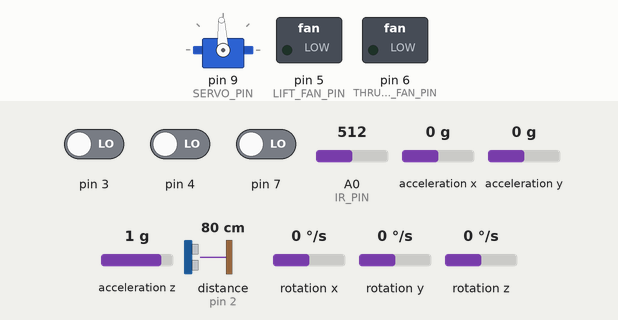
Recording of a sketch running on a simulated Arduino Uno, built with avr-gcc and run on an emulated ATmega328P. Parts: servo, switched loads named in the sketch (green lamp = pin HIGH). Wiring (inferred from the names in the program): ultrasonic range finder: trigger pin 11; echo pin 2; MPU-6050 motion sensor at I2C address 0x68. The test bench sets the inputs (shaded band); at power-on: distance to the obstacle (sensor on pin 2) 80 cm, rotation z 0 °/s, A0 (IR_PIN) = 512, pin 3 LOW, pin 4 LOW, pin 7 LOW, acceleration x 0 g, acceleration y 0 g, acceleration z 1 g, rotation x 0 °/s, rotation y 0 °/s. The echo pulse lasts 58.3 µs per cm; servo pulses on a pin are drawn as a servo (544–2400 µs = 0–180°); pins used as bus, display or sensor lines are not drawn; what the sketch prints to the serial monitor is not drawn.

Above: at 1.5 s.
1.6 s: distance to the obstacle (sensor on pin 2) set to 57 cm
6.2 s: distance to the obstacle (sensor on pin 2) set to 48 cm
At 8.22 s:
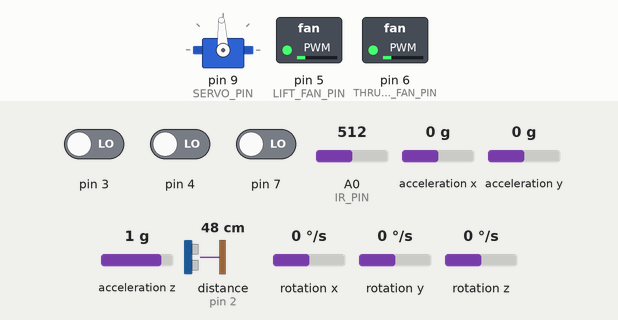
At 10.0 s:
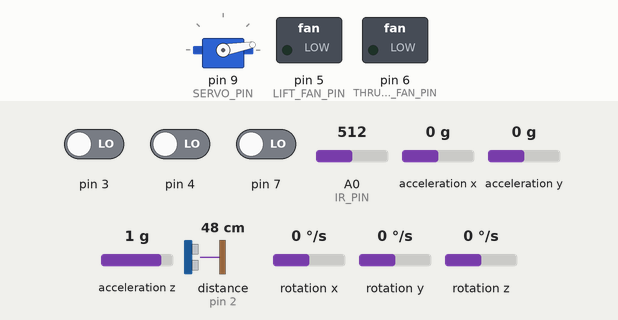
10.8 s: rotation z set to 192 °/s
At 12.8 s:
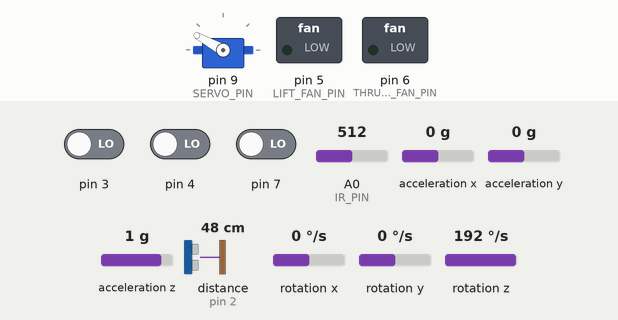
14.5 s: rotation z set to -192 °/s
17.7 s: A0 (IR_PIN) set to 50
22.3 s: distance to the obstacle (sensor on pin 2) set to 60 cm
At 24.6 s:
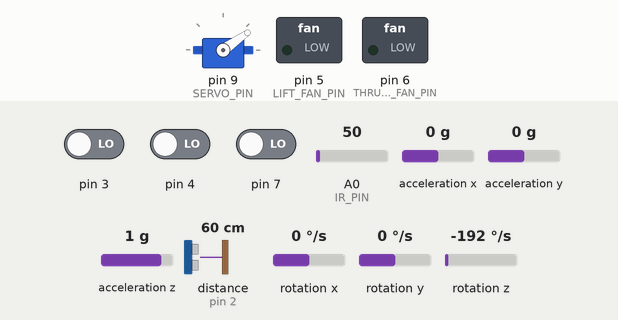
Timing chart, 0 to 26.4 s (numbered marks = the images above; inputs shaded):
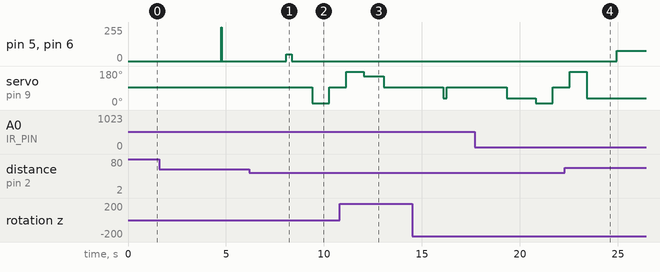

Measured:
- the behaviour switches between 52 and 51 cm on distance to the obstacle (sensor on pin 2) (found by bisection; images 0 and 1)
- after the input at 6.2 s, servo on pin 9 (SERVO_PIN): 93° → 10° after 3.2 s, → 93° 0.86 s later
- after the input at 22.3 s, pin 5 (LIFT_FAN_PIN), pin 6 (THRUST_FAN_PIN): 0/255 → 76/255 after 2.6 s; servo on pin 9 (SERVO_PIN): goes on until 23.4 s, then stays 35°

The sketch:

Hovercraft2.ino
```cpp
// =============================================================================
// Hovercraft Main Controller
// ATmega328P @ 16MHz
//
// Timer assignments (DO NOT double-assign these):
//   Timer 0 (8-bit)  → Fan PWM: OCR0A = Thrust (PD6), OCR0B = Lift (PD5)
//   Timer 1 (16-bit) → Servo PWM: OCR1A (PB1), Mode 14, 20ms period
//   Timer 2 (8-bit)  → millis() tick via ISR, 1ms interval
// =============================================================================

#ifndef F_CPU
#define F_CPU 16000000UL
#endif

#include <avr/io.h>
#include <avr/interrupt.h>
#include <util/delay.h>
#include <util/twi.h>
#include <math.h>
#include <stdlib.h>
#include <stdio.h>

#include "US_Sensor.h"
#include "IR_Sensor.h"
typedef struct {
    US_Sensor us_sensor;
    IRSensor  ir_sensor;
} Hovercraft;

static Hovercraft hvc;

// =============================================================================
// Pin Definitions
// =============================================================================
#define USPin_trig      PB3
#define USPin_echo      PD2
#define IR_PIN          PC0
#define THRUST_FAN_PIN  PD6   // OC0A
#define LIFT_FAN_PIN    PD5   // OC0B
#define SERVO_PIN       PB1   // OC1A

// =============================================================================
// IMU / MPU6050 Definitions
// =============================================================================
#define MPU6050_ADDR         0x68
#define MPU6050_ACCEL_XOUT_H 0x3B

#define ACCEL_SCALE          16384.0f
#define GYRO_SCALE           131.0f
#define PI                   3.14159265359f
#define CALIBRATION_SAMPLES  1000

// =============================================================================
// UART — single implementation, 9600 baud
// =============================================================================
#define BAUD     9600UL
#define UBRR_VAL ((F_CPU / (16UL * BAUD)) - 1)   // = 103 at 16MHz

void uart_init(void)
{
    UBRR0H = (uint8_t)(UBRR_VAL >> 8);
    UBRR0L = (uint8_t)(UBRR_VAL);
    UCSR0B = (1 << TXEN0);
    UCSR0C = (1 << UCSZ01) | (1 << UCSZ00);  // 8N1
}

void uart_putchar(char c)
{
    while (!(UCSR0A & (1 << UDRE0)));
    UDR0 = c;
}

void uart_puts(const char *str)
{
    while (*str) {
        if (*str == '\n') uart_putchar('\r');
        uart_putchar(*str++);
    }
}

void uart_putint(int16_t value)
{
    char buf[8];
    itoa(value, buf, 10);
    uart_puts(buf);
}

void uart_putfloat(float value, uint8_t decimals)
{
    if (value < 0.0f) {
        uart_putchar('-');
        value = -value;
    }
    int16_t int_part = (int16_t)value;
    uart_putint(int_part);
    uart_putchar('.');
    float frac = value - (float)int_part;
    for (uint8_t i = 0; i < decimals; i++) {
        frac *= 10.0f;
        int16_t digit = (int16_t)frac;
        uart_putchar('0' + digit);
        frac -= (float)digit;
    }
}

// =============================================================================
// Timer 2 — millis() counter
//   Prescaler 64, CTC, OCR2A = 249 → exactly 1kHz
// =============================================================================
static volatile uint32_t system_millis = 0;

ISR(TIMER2_COMPA_vect)
{
    system_millis++;
}

void timer2_millis_init(void)
{
    TCCR2A = (1 << WGM21);    // CTC mode
    TCCR2B = (1 << CS22);     // prescaler = 64
    OCR2A  = 249;              // 16MHz / 64 / 250 = 1kHz exactly
    TIMSK2 = (1 << OCIE2A);
}

unsigned long millis_now(void)
{
    unsigned long ms;
    cli();
    ms = system_millis;
    sei();
    return ms;
}

// =============================================================================
// Timer 0 — Fan PWM (Phase-correct 8-bit)
//   OC0A = Thrust (PD6), OC0B = Lift (PD5)
// =============================================================================
void timer0_fans_init(void)
{
    TCCR0A = (1 << WGM00)
           | (1 << COM0A1)
           | (1 << COM0B1);
    TCCR0B = (1 << CS00);     // prescaler = 1

    DDRD |= (1 << THRUST_FAN_PIN) | (1 << LIFT_FAN_PIN);
    OCR0A = 0;
    OCR0B = 0;
}

void set_thrust(uint8_t speed) { OCR0A = speed; }
void set_lift(uint8_t speed)   { OCR0B = speed; }

// =============================================================================
// Timer 1 — Servo PWM (Fast PWM Mode 14, TOP = ICR1)
//   Prescaler 8 → 0.5µs/tick, ICR1=40000 → 20ms period
// =============================================================================
void timer1_servo_init(void)
{
    DDRB |= (1 << SERVO_PIN);
    TCCR1A = (1 << COM1A1) | (1 << WGM11);
    TCCR1B = (1 << WGM13)  | (1 << WGM12) | (1 << CS11);
    ICR1   = 40000;
    OCR1A  = 3000;  // centre (1.5ms)
}

void servo_write(int angle)
{
    if (angle < 5)   angle = 5;
    if (angle > 175) angle = 175;
    OCR1A = (uint16_t)(1200 + ((uint32_t)angle * 3600UL) / 180UL);
}

// =============================================================================
// I2C (TWI)
// =============================================================================
static volatile struct { uint8_t TWI_ACK : 1; } twi_flags;

void twi_begin(void)
{
    TWSR = 0;
    TWBR = 72;  // ~100kHz at 16MHz
    twi_flags.TWI_ACK = 0;
}

static uint8_t twi_start(uint8_t addr, uint8_t rw)
{
    TWCR = (1 << TWINT) | (1 << TWSTA) | (1 << TWEN);
    while (!(TWCR & (1 << TWINT)));
    if (((TWSR & 0xF8) != TW_START) && ((TWSR & 0xF8) != TW_REP_START))
        return 1;
    TWDR = (uint8_t)((addr << 1) | (rw & 1));
    TWCR = (1 << TWINT) | (1 << TWEN);
    while (!(TWCR & (1 << TWINT)));
    if (((TWSR & 0xF8) != TW_MT_SLA_ACK) && ((TWSR & 0xF8) != TW_MR_SLA_ACK))
        return 2;
    return 0;
}

static void twi_stop(void)
{
    TWCR = (1 << TWINT) | (1 << TWEN) | (1 << TWSTO);
    while (TWCR & (1 << TWSTO));
}

static uint8_t twi_write_byte(uint8_t data)
{
    TWDR = data;
    TWCR = (1 << TWINT) | (1 << TWEN);
    while (!(TWCR & (1 << TWINT)));
    return ((TWSR & 0xF8) != TW_MT_DATA_ACK) ? 1 : 0;
}

static uint8_t twi_read_ack(void)
{
    TWCR = (1 << TWINT) | (1 << TWEN) | (1 << TWEA);
    while (!(TWCR & (1 << TWINT)));
    twi_flags.TWI_ACK = ((TWSR & 0xF8) == TW_MR_DATA_ACK) ? 1 : 0;
    return TWDR;
}

static uint8_t twi_read_nack(void)
{
    TWCR = (1 << TWINT) | (1 << TWEN);
    while (!(TWCR & (1 << TWINT)));
    twi_flags.TWI_ACK = ((TWSR & 0xF8) == TW_MR_DATA_NACK) ? 1 : 0;
    return TWDR;
}

static uint8_t reg_write(uint8_t dev, uint8_t reg, uint8_t val)
{
    if (twi_start(dev, 0)) return 1;
    if (twi_write_byte(reg)) { twi_stop(); return 2; }
    if (twi_write_byte(val)) { twi_stop(); return 3; }
    twi_stop();
    return 0;
}

static uint8_t reg_read_n(uint8_t dev, uint8_t reg, uint8_t n, uint8_t *buf)
{
    if (twi_start(dev, 0)) return 1;
    if (twi_write_byte(reg)) { twi_stop(); return 2; }
    if (twi_start(dev, 1))  { twi_stop(); return 3; }
    for (uint8_t i = 0; i < n - 1; i++) {
        buf[i] = twi_read_ack();
        if (!twi_flags.TWI_ACK) { twi_stop(); return 4; }
    }
    buf[n - 1] = twi_read_nack();
    twi_stop();
    return 0;
}

// =============================================================================
// MPU-6050
// =============================================================================
void imu_init(void)
{
    reg_write(MPU6050_ADDR, 0x6B, 0x80);  // reset
    _delay_ms(100);
    reg_write(MPU6050_ADDR, 0x6B, 0x01);  // wake, PLL on X gyro
    _delay_ms(10);
    reg_write(MPU6050_ADDR, 0x1C, 0x00);  // accel ±2g
    reg_write(MPU6050_ADDR, 0x1B, 0x00);  // gyro ±250°/s
    reg_write(MPU6050_ADDR, 0x19, 0x13);  // ~50Hz sample rate
}

void imu_read_raw(int16_t *ax, int16_t *ay, int16_t *az,
                  int16_t *gx, int16_t *gy, int16_t *gz)
{
    uint8_t buf[14];
    if (reg_read_n(MPU6050_ADDR, MPU6050_ACCEL_XOUT_H, 14, buf) != 0) return;
    *ax = (int16_t)((buf[0]  << 8) | buf[1]);
    *ay = (int16_t)((buf[2]  << 8) | buf[3]);
    *az = (int16_t)((buf[4]  << 8) | buf[5]);
    // buf[6..7] = temperature, skipped
    *gx = (int16_t)((buf[8]  << 8) | buf[9]);
    *gy = (int16_t)((buf[10] << 8) | buf[11]);
    *gz = (int16_t)((buf[12] << 8) | buf[13]);
}

// =============================================================================
// Calibration
// =============================================================================
static float gyro_off_x  = 0, gyro_off_y  = 0, gyro_off_z  = 0;
static float accel_off_x = 0, accel_off_y = 0, accel_off_z = 0;

void imu_calibrate(void)
{
    uart_puts("\nCalibrating IMU — keep still...\n");
    _delay_ms(600);

    long sax=0,say=0,saz=0,sgx=0,sgy=0,sgz=0;
    int16_t ax,ay,az,gx,gy,gz;

    for (int i = 0; i < CALIBRATION_SAMPLES + 100; i++) {
        imu_read_raw(&ax,&ay,&az,&gx,&gy,&gz);
        if (i >= 100) {
            sax+=ax; say+=ay; saz+=az;
            sgx+=gx; sgy+=gy; sgz+=gz;
        }
        _delay_ms(2);
    }

    accel_off_x = (float)sax / CALIBRATION_SAMPLES;
    accel_off_y = (float)say / CALIBRATION_SAMPLES;
    accel_off_z = (float)saz / CALIBRATION_SAMPLES;
    gyro_off_x  = (float)sgx / CALIBRATION_SAMPLES;
    gyro_off_y  = (float)sgy / CALIBRATION_SAMPLES;
    gyro_off_z  = (float)sgz / CALIBRATION_SAMPLES;

    uart_puts("Calibration done.\n");
}

// =============================================================================
// IMU update — offsets applied BEFORE angle calculation (bug fix)
// =============================================================================
static float roll=0, pitch=0, yaw=0;
static unsigned long last_imu_time  = 0;
static unsigned long last_print_time = 0;

void imu_update(void)
{
    int16_t ax_r,ay_r,az_r,gx_r,gy_r,gz_r;
    imu_read_raw(&ax_r,&ay_r,&az_r,&gx_r,&gy_r,&gz_r);

    // 1. Apply offsets first
    float ax = (ax_r - accel_off_x) / ACCEL_SCALE;
    float ay = (ay_r - accel_off_y) / ACCEL_SCALE;
    float az = (az_r - accel_off_z) / ACCEL_SCALE;
    float gz = (gz_r - gyro_off_z)  / GYRO_SCALE;

    // 2. Compute angles from corrected data
    roll  = atan2f(ay, az) * (180.0f / PI);
    pitch = atan2f(-ax, sqrtf(ay*ay + az*az)) * (180.0f / PI);

    // 3. Integrate yaw
    unsigned long now = millis_now();
    float dt = (now - last_imu_time) / 1000.0f;
    last_imu_time = now;
    yaw += gz * dt;

    // 4. Debug print every second
    if (now - last_print_time >= 5000) {
        last_print_time = now;
        uart_puts("Roll: ");  uart_putfloat(roll,  1);
        uart_puts("  Pitch: "); uart_putfloat(pitch, 1);
        uart_puts("  Yaw: ");   uart_putfloat(yaw,   1);
        uart_putchar('\n');
    }
}

// =============================================================================
// Servo heading-hold
// =============================================================================
void servo_update_from_yaw(float target_yaw)
{
    // checkpoint servo logic
    float error = target_yaw + yaw;

    // while (error >  180.0f) error -= 360.0f;
    // while (error < -180.0f) error += 360.0f;

    float correction = error;

    // Optional: reduce saturation OR scale instead
    if (correction >  60.0f) correction =  60.0f;
    if (correction < -60.0f) correction = -60.0f;

    servo_write((int)(90.0f + correction));
}

// =============================================================================
// Hovercraft struct
// =============================================================================


void hvc_init(Hovercraft *h)
{
    US_init(&h->us_sensor, USPin_trig, USPin_echo, THRUST_FAN_PIN, LIFT_FAN_PIN);
    IR_sensor_initialize(&h->ir_sensor, IR_PIN);
}

// =============================================================================
// ADC
// =============================================================================
void adc_init(void)
{
    ADMUX  = (1 << REFS0);
    ADCSRA = (1 << ADEN)|(1 << ADPS2)|(1 << ADPS1)|(1 << ADPS0);
    DDRC  &= ~(1 << IR_PIN);
}

uint16_t adc_read(void)
{
    ADCSRA |= (1 << ADSC);
    while (ADCSRA & (1 << ADSC));
    return ADC;
}

// =============================================================================
// main
// =============================================================================
int main(void)
{
    cli();
    timer2_millis_init();   // Timer 2 → millis (must be first)
    sei();

    uart_init();            // single UART init
    uart_puts("\nHovercraft boot\n");

    adc_init();
    timer0_fans_init();     // Timer 0 → fans
    timer1_servo_init();    // Timer 1 → servo

    hvc_init(&hvc);

    twi_begin();
    imu_init();
    imu_calibrate();

    last_imu_time   = millis_now();
    last_print_time = millis_now();

    float target_yaw = 0.0f;  // hold starting heading

    // Set fan speeds 0-255, adjust for your hardware
    set_lift(255);
    set_thrust(255);

    int perpendicular = 0;
    int counter = 0;

    while (1) {
        // US_Sensor distance reading
        int angles[] = {5, 90, 175};
        int control = 0;

        int index = 0;
        counter++;

        if (counter == 10 && perpendicular == 0 && control_fans(&hvc.us_sensor)){ // leftmost condition 1st in C...

            uart_puts("distance: ");
            uart_putfloat(hvc.us_sensor.distance, 1);
            uart_puts("\n");
            uart_puts("initial angle: ");
            uart_putfloat(target_yaw, 1);
            uart_puts("\n");
            set_lift(0); // LOOK HERE
            set_thrust(0);
            // direction change
            _delay_ms(1000);
            control = 0;
            index = 0;
            // look around 5 directions
            for (int i = 0; i < 3; i++){

                uart_puts("Angle: ");
                uart_putfloat(angles[i], 1);
                uart_puts("\n");

                servo_write(angles[i]);
                _delay_ms(750);
                searching(&hvc.us_sensor);
                // print
                uart_putfloat(hvc.us_sensor.distance, 1);
                _delay_us(2);
                uart_puts("\n");
                if(hvc.us_sensor.distance > control){
                    control = hvc.us_sensor.distance;
                    index = i;
                }
            }
            // get the new offset value, move in new direction
            if(index == 0){
                target_yaw = target_yaw - 90;
                perpendicular = 20;
            } else if (index == 2) {
                target_yaw = target_yaw + 90;
                perpendicular = 20;
            } else {
                perpendicular = 10;
            }
            // checkpoint servo update logic

            uart_puts("new angle: ");
            uart_putfloat(target_yaw, 1);
            uart_puts("\n");
            imu_update();
            servo_update_from_yaw(target_yaw);
            _delay_ms(1000);

            // now turning logic for 90 degrees
        } else if(perpendicular > 0) {
            uart_puts("distance: ");
            uart_putfloat(hvc.us_sensor.distance, 1);
            uart_puts("\n");
            imu_update();
            servo_update_from_yaw(target_yaw);
            _delay_ms(1);
            set_lift(hvc.us_sensor.lift_pwm);
            set_thrust(hvc.us_sensor.thrust_pwm * 0.9); // checkpoint turning power
            perpendicular--;
        } else {
            uart_puts("distance: ");
            uart_putfloat(hvc.us_sensor.distance, 1);
            uart_puts("\n");
            int difference = abs(target_yaw - yaw); // in case turning be smoother
            imu_update();
            servo_update_from_yaw(target_yaw);
            _delay_ms(1);
            set_lift(hvc.us_sensor.lift_pwm);
            set_thrust(hvc.us_sensor.thrust_pwm);
        }

        // IMU heading calibration
        _delay_ms(1);

        // IR sensor to detect overhead
        int tmp = 0;
        if (counter == 10){
            counter = 0;
            for(int i = 0; i < 5; i++){
                IR_sensor_update(&hvc.ir_sensor);
                tmp += hvc.ir_sensor.distance;
            }
            tmp = tmp/5;
            if (tmp < 40){
                set_lift(0);
                set_thrust(0);
                servo_update_from_yaw(-yaw);
                _delay_ms(3000);
            }
        }
    }

    return 0;
}
```

IR_Sensor.c
```cpp
#include "IR_Sensor.h"

#include <stdio.h>
#include <avr/io.h>
#include <avr/interrupt.h>
#include <stdlib.h>
#include <stdbool.h>
#include <string.h>
#include <avr/io.h>

void IR_sensor_initialize(IRSensor *sensor, uint8_t irpin)
{
    // ADC reference voltage = AVcc
    ADMUX = (1 << REFS0);

    DDRC &= ~(1 << irpin);

    // Enable ADC, prescaler = 128 (~125kHz ADC clock at 16MHz)
    ADCSRA = (1 << ADEN) | (1 << ADPS2) | (1 << ADPS1) | (1 << ADPS0);

    sensor->reading = 0;
    sensor->distance = 0;
    sensor->IRPin = irpin;
}

uint16_t IR_ADC_read(IRSensor *sensor)
{
    // Start ADC conversion on ADC0
    ADCSRA |= (1 << ADSC);

    // Wait until conversion completes
    while (ADCSRA & (1 << ADSC));

    return ADC; // 10-bit result
}

void IR_sensor_update(IRSensor *sensor)
{
    // Take a single reading
    sensor->reading = IR_ADC_read(sensor);

    // Convert ADC reading to distance in cm
    if (sensor->reading > 20)
    {
        sensor->distance = 4800.0f / (sensor->reading - 20);
    }
}
```

IR_Sensor.h
```cpp
#ifndef IR_SENSOR_H_
#define IR_SENSOR_H_

#include <stdint.h>
#include <stdbool.h>

#ifdef __cplusplus
extern "C" {
#endif

#define ADC_SAMPLE_MAX 4

typedef struct {
    uint8_t IRPin;     // ADC pin for the IR sensor (0-7)
    float reading;     // averaged raw ADC reading
    float distance;    // calculated distance in cm
} IRSensor;

// Initialize the ADC and set up the sensor pin
void IR_sensor_initialize(IRSensor *sensor, uint8_t irpin);

// Read a single ADC value from the sensor
uint16_t IR_ADC_read(IRSensor *sensor);

// Update the sensor reading and calculate distance
void IR_sensor_update(IRSensor *sensor);

#ifdef __cplusplus
}
#endif

#endif /* IR_SENSOR_H_ */
```

Source omitted: US_Sensor.c (5510 bytes), US_Sensor.h (953 bytes)
